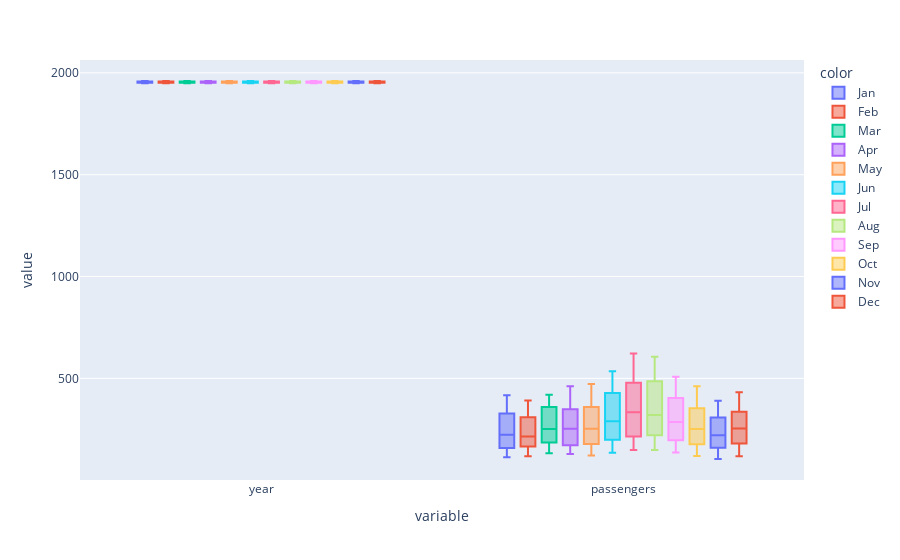

Notebook code cell kept with this figure:
### Code cell
px.box(df.drop(['month'],axis=1),color=df['month']) # it seems like our data have not outliers

### Figure 1 — Plotly figure (JSON) as saved in the notebook; plotly's stock layout.template omitted (floating-point values rounded to 4 significant figures)
{"data": [{"alignmentgroup": "True", "hovertemplate": "color=Jan<br>variable=%{x}<br>value=%{y}<extra></extra>", "legendgroup": "Jan", "marker": {"color": "#636efa"}, "name": "Jan", "notched": false, "offsetgroup": "Jan", "orientation": "v", "showlegend": true, "type": "box", "x": ["year", "year", "year", "year", "year", "year", "year", "year", "year", "year", "year", "year", "passengers", "passengers", "passengers", "passengers", "passengers", "passengers", "passengers", "passengers", "passengers", "passengers", "passengers", "passengers"], "x0": " ", "xaxis": "x", "y": [1949, 1950, 1951, 1952, 1953, 1954, 1955, 1956, 1957, 1958, 1959, 1960, 112, 115, 145, 171, 196, 204, 242, 284, 315, 340, 360, 417], "y0": " ", "yaxis": "y"}, {"alignmentgroup": "True", "hovertemplate": "color=Feb<br>variable=%{x}<br>value=%{y}<extra></extra>", "legendgroup": "Feb", "marker": {"color": "#EF553B"}, "name": "Feb", "notched": false, "offsetgroup": "Feb", "orientation": "v", "showlegend": true, "type": "box", "x": ["year", "year", "year", "year", "year", "year", "year", "year", "year", "year", "year", "year", "passengers", "passengers", "passengers", "passengers", "passengers", "passengers", "passengers", "passengers", "passengers", "passengers", "passengers", "passengers"], "x0": " ", "xaxis": "x", "y": [1949, 1950, 1951, 1952, 1953, 1954, 1955, 1956, 1957, 1958, 1959, 1960, 118, 126, 150, 180, 196, 188, 233, 277, 301, 318, 342, 391], "y0": " ", "yaxis": "y"}, {"alignmentgroup": "True", "hovertemplate": "color=Mar<br>variable=%{x}<br>value=%{y}<extra></extra>", "legendgroup": "Mar", "marker": {"color": "#00cc96"}, "name": "Mar", "notched": false, "offsetgroup": "Mar", "orientation": "v", "showlegend": true, "type": "box", "x": ["year", "year", "year", "year", "year", "year", "year", "year", "year", "year", "year", "year", "passengers", "passengers", "passengers", "passengers", "passengers", "passengers", "passengers", "passengers", "passengers", "passengers", "passengers", "passengers"], "x0": " ", "xaxis": "x", "y": [1949, 1950, 1951, 1952, 1953, 1954, 1955, 1956, 1957, 1958, 1959, 1960, 132, 141, 178, 193, 236, 235, 267, 317, 356, 362, 406, 419], "y0": " ", "yaxis": "y"}, {"alignmentgroup": "True", "hovertemplate": "color=Apr<br>variable=%{x}<br>value=%{y}<extra></extra>", "legendgroup": "Apr", "marker": {"color": "#ab63fa"}, "name": "Apr", "notched": false, "offsetgroup": "Apr", "orientation": "v", "showlegend": true, "type": "box", "x": ["year", "year", "year", "year", "year", "year", "year", "year", "year", "year", "year", "year", "passengers", "passengers", "passengers", "passengers", "passengers", "passengers", "passengers", "passengers", "passengers", "passengers", "passengers", "passengers"], "x0": " ", "xaxis": "x", "y": [1949, 1950, 1951, 1952, 1953, 1954, 1955, 1956, 1957, 1958, 1959, 1960, 129, 135, 163, 181, 235, 227, 269, 313, 348, 348, 396, 461], "y0": " ", "yaxis": "y"}, {"alignmentgroup": "True", "hovertemplate": "color=May<br>variable=%{x}<br>value=%{y}<extra></extra>", "legendgroup": "May", "marker": {"color": "#FFA15A"}, "name": "May", "notched": false, "offsetgroup": "May", "orientation": "v", "showlegend": true, "type": "box", "x": ["year", "year", "year", "year", "year", "year", "year", "year", "year", "year", "year", "year", "passengers", "passengers", "passengers", "passengers", "passengers", "passengers", "passengers", "passengers", "passengers", "passengers", "passengers", "passengers"], "x0": " ", "xaxis": "x", "y": [1949, 1950, 1951, 1952, 1953, 1954, 1955, 1956, 1957, 1958, 1959, 1960, 121, 125, 172, 183, 229, 234, 270, 318, 355, 363, 420, 472], "y0": " ", "yaxis": "y"}, {"alignmentgroup": "True", "hovertemplate": "color=Jun<br>variable=%{x}<br>value=%{y}<extra></extra>", "legendgroup": "Jun", "marker": {"color": "#19d3f3"}, "name": "Jun", "notched": false, "offsetgroup": "Jun", "orientation": "v", "showlegend": true, "type": "box", "x": ["year", "year", "year", "year", "year", "year", "year", "year", "year", "year", "year", "year", "passengers", "passengers", "passengers", "passengers", "passengers", "passengers", "passengers", "passengers", "passengers", "passengers", "passengers", "passengers"], "x0": " ", "xaxis": "x", "y": [1949, 1950, 1951, 1952, 1953, 1954, 1955, 1956, 1957, 1958, 1959, 1960, 135, 149, 178, 218, 243, 264, 315, 374, 422, 435, 472, 535], "y0": " ", "yaxis": "y"}, {"alignmentgroup": "True", "hovertemplate": "color=Jul<br>variable=%{x}<br>value=%{y}<extra></extra>", "legendgroup": "Jul", "marker": {"color": "#FF6692"}, "name": "Jul", "notched": false, "offsetgroup": "Jul", "orientation": "v", "showlegend": true, "type": "box", "x": ["year", "year", "year", "year", "year", "year", "year", "year", "year", "year", "year", "year", "passengers", "passengers", "passengers", "passengers", "passengers", "passengers", "passengers", "passengers", "passengers", "passengers", "passengers", "passengers"], "x0": " ", "xaxis": "x", "y": [1949, 1950, 1951, 1952, 1953, 1954, 1955, 1956, 1957, 1958, 1959, 1960, 148, 170, 199, 230, 264, 302, 364, 413, 465, 491, 548, 622], "y0": " ", "yaxis": "y"}, {"alignmentgroup": "True", "hovertemplate": "color=Aug<br>variable=%{x}<br>value=%{y}<extra></extra>", "legendgroup": "Aug", "marker": {"color": "#B6E880"}, "name": "Aug", "notched": false, "offsetgroup": "Aug", "orientation": "v", "showlegend": true, "type": "box", "x": ["year", "year", "year", "year", "year", "year", "year", "year", "year", "year", "year", "year", "passengers", "passengers", "passengers", "passengers", "passengers", "passengers", "passengers", "passengers", "passengers", "passengers", "passengers", "passengers"], "x0": " ", "xaxis": "x", "y": [1949, 1950, 1951, 1952, 1953, 1954, 1955, 1956, 1957, 1958, 1959, 1960, 148, 170, 199, 242, 272, 293, 347, 405, 467, 505, 559, 606], "y0": " ", "yaxis": "y"}, {"alignmentgroup": "True", "hovertemplate": "color=Sep<br>variable=%{x}<br>value=%{y}<extra></extra>", "legendgroup": "Sep", "marker": {"color": "#FF97FF"}, "name": "Sep", "notched": false, "offsetgroup": "Sep", "orientation": "v", "showlegend": true, "type": "box", "x": ["year", "year", "year", "year", "year", "year", "year", "year", "year", "year", "year", "year", "passengers", "passengers", "passengers", "passengers", "passengers", "passengers", "passengers", "passengers", "passengers", "passengers", "passengers", "passengers"], "x0": " ", "xaxis": "x", "y": [1949, 1950, 1951, 1952, 1953, 1954, 1955, 1956, 1957, 1958, 1959, 1960, 136, 158, 184, 209, 237, 259, 312, 355, 404, 404, 463, 508], "y0": " ", "yaxis": "y"}, {"alignmentgroup": "True", "hovertemplate": "color=Oct<br>variable=%{x}<br>value=%{y}<extra></extra>", "legendgroup": "Oct", "marker": {"color": "#FECB52"}, "name": "Oct", "notched": false, "offsetgroup": "Oct", "orientation": "v", "showlegend": true, "type": "box", "x": ["year", "year", "year", "year", "year", "year", "year", "year", "year", "year", "year", "year", "passengers", "passengers", "passengers", "passengers", "passengers", "passengers", "passengers", "passengers", "passengers", "passengers", "passengers", "passengers"], "x0": " ", "xaxis": "x", "y": [1949, 1950, 1951, 1952, 1953, 1954, 1955, 1956, 1957, 1958, 1959, 1960, 119, 133, 162, 191, 211, 229, 274, 306, 347, 359, 407, 461], "y0": " ", "yaxis": "y"}, {"alignmentgroup": "True", "hovertemplate": "color=Nov<br>variable=%{x}<br>value=%{y}<extra></extra>", "legendgroup": "Nov", "marker": {"color": "#636efa"}, "name": "Nov", "notched": false, "offsetgroup": "Nov", "orientation": "v", "showlegend": true, "type": "box", "x": ["year", "year", "year", "year", "year", "year", "year", "year", "year", "year", "year", "year", "passengers", "passengers", "passengers", "passengers", "passengers", "passengers", "passengers", "passengers", "passengers", "passengers", "passengers", "passengers"], "x0": " ", "xaxis": "x", "y": [1949, 1950, 1951, 1952, 1953, 1954, 1955, 1956, 1957, 1958, 1959, 1960, 104, 114, 146, 172, 180, 203, 237, 271, 305, 310, 362, 390], "y0": " ", "yaxis": "y"}, {"alignmentgroup": "True", "hovertemplate": "color=Dec<br>variable=%{x}<br>value=%{y}<extra></extra>", "legendgroup": "Dec", "marker": {"color": "#EF553B"}, "name": "Dec", "notched": false, "offsetgroup": "Dec", "orientation": "v", "showlegend": true, "type": "box", "x": ["year", "year", "year", "year", "year", "year", "year", "year", "year", "year", "year", "year", "passengers", "passengers", "passengers", "passengers", "passengers", "passengers", "passengers", "passengers", "passengers", "passengers", "passengers", "passengers"], "x0": " ", "xaxis": "x", "y": [1949, 1950, 1951, 1952, 1953, 1954, 1955, 1956, 1957, 1958, 1959, 1960, 118, 140, 166, 194, 201, 229, 278, 306, 336, 337, 405, 432], "y0": " ", "yaxis": "y"}], "layout": {"boxmode": "group", "legend": {"title": {"text": "color"}, "tracegroupgap": 0}, "margin": {"t": 60}, "xaxis": {"anchor": "y", "domain": [0, 1], "title": {"text": "variable"}}, "yaxis": {"anchor": "x", "domain": [0, 1], "title": {"text": "value"}}}}
